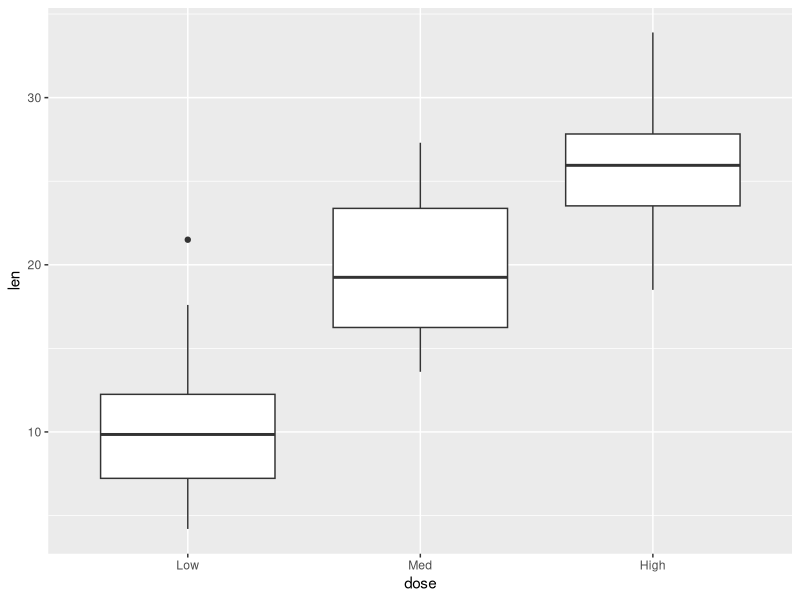
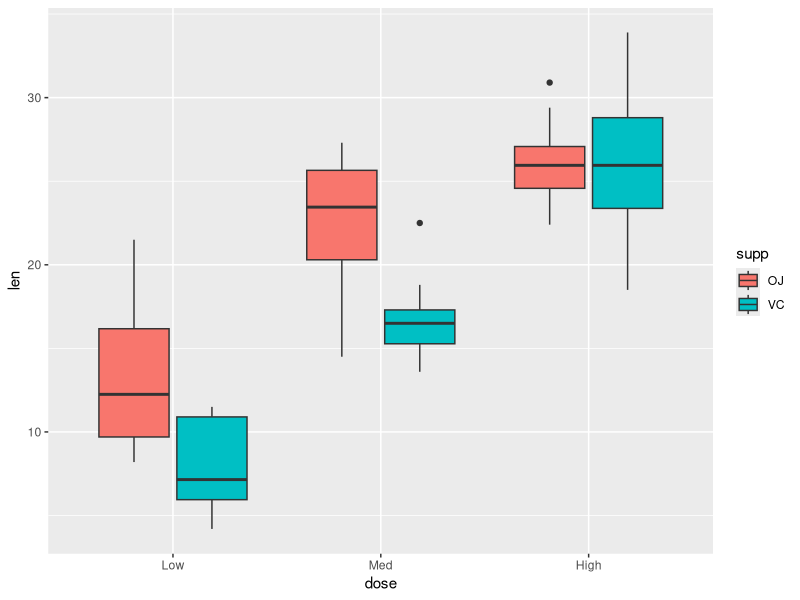
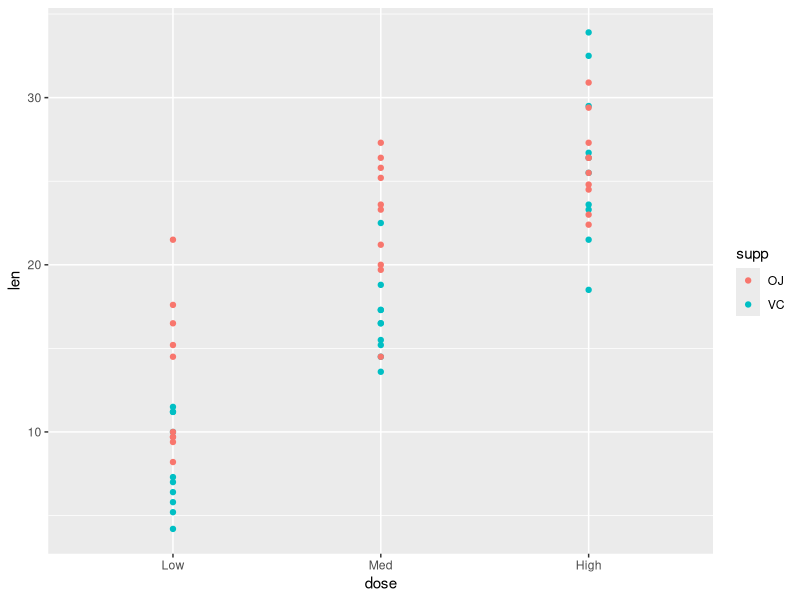
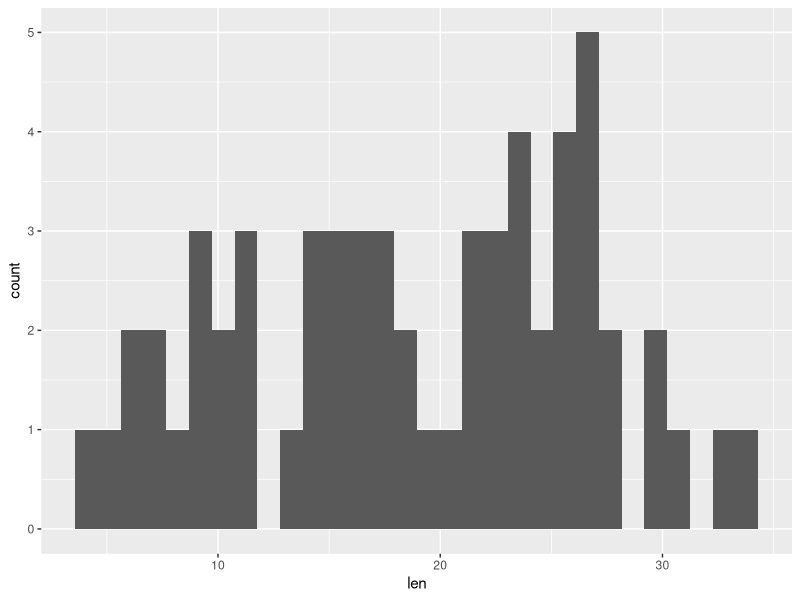
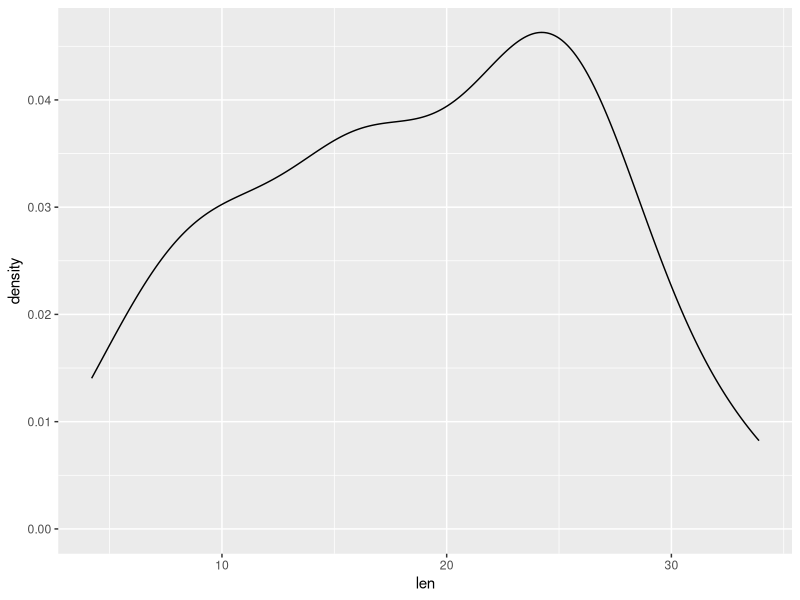
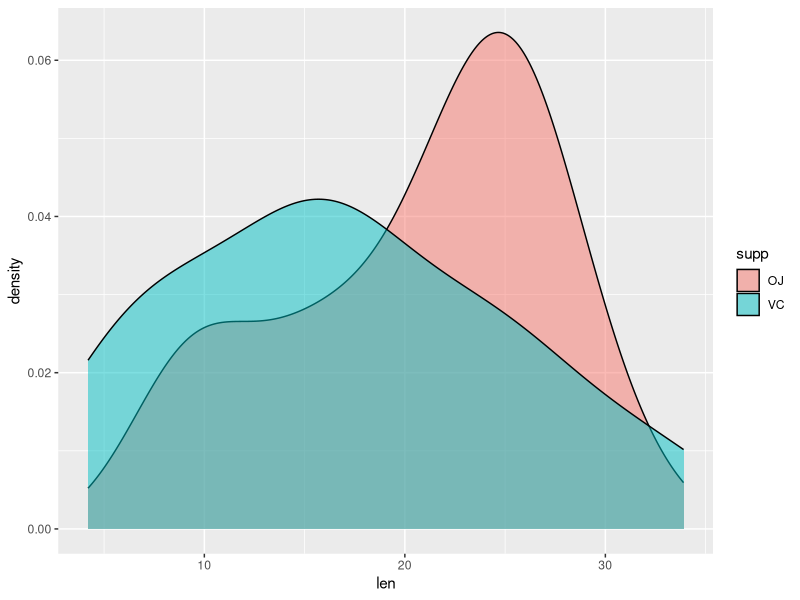
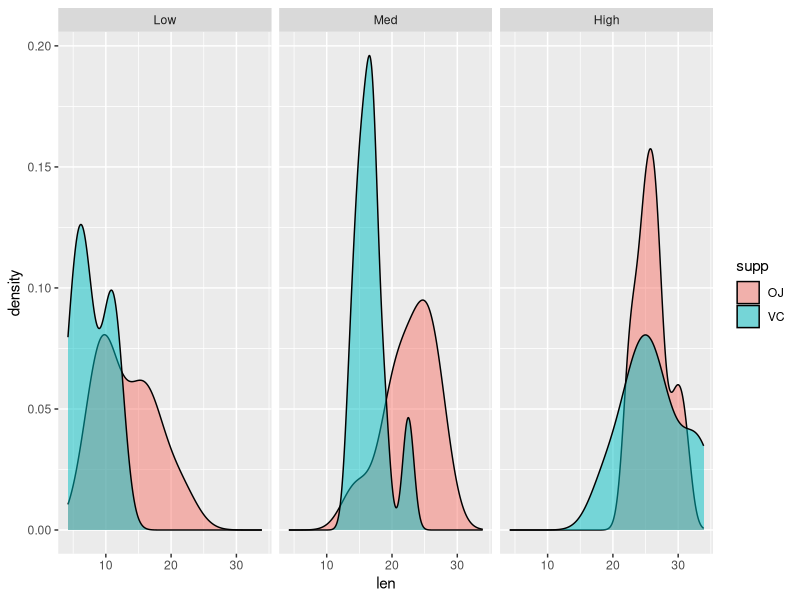
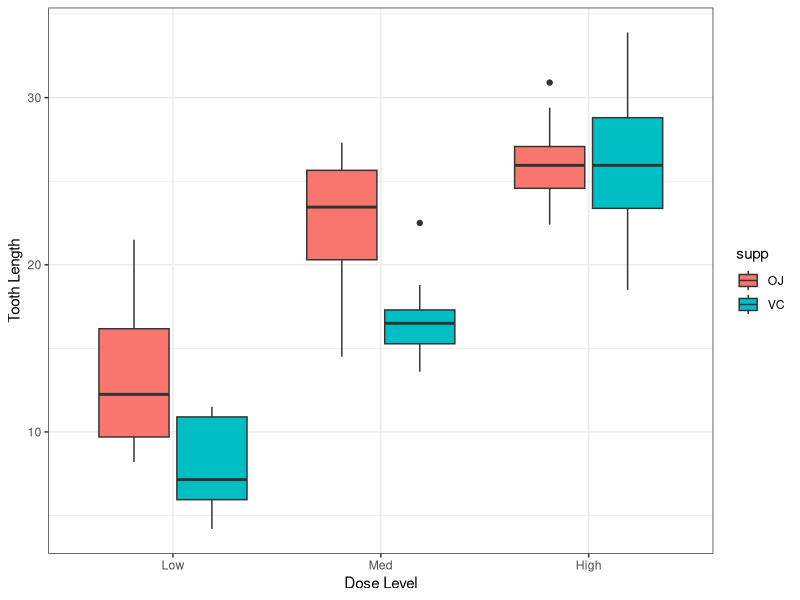

These figures' R source, in order:
## ---- chunk 1
toothData <- read.csv("data/toothData.csv", stringsAsFactors=FALSE)
toothData$supp <- as.factor(toothData$supp)
toothData$dose <- factor(toothData$dose, levels=c("Low", "Med", "High"))
## ---- chunk 2
head(toothData)
## ---- chunk 3
summary(toothData)
## ---- chunk 4
nrow(toothData)
## ---- chunk 5
library("ggplot2")
## ---- chunk 6
ggplot(toothData, aes(x = dose, y = len)) +
  geom_boxplot()
## ---- chunk 7
ggplot(toothData, aes(x = dose, y = len, fill = supp)) +
  geom_boxplot()
## ---- chunk 8
ggplot(toothData, aes(x = dose, y = len, colour = supp)) +
  geom_point()
## ---- chunk 9
ggplot(toothData, aes(x = len)) +
  geom_histogram()
## ---- chunk 10
ggplot(toothData, aes(x = len)) +
  geom_density()
## ---- chunk 11
ggplot(toothData, aes(x = len, fill = supp)) +
  geom_density(alpha = 0.5)
## ---- chunk 12
ggplot(toothData, aes(x = len, fill = supp)) +
  geom_density(alpha = 0.5) +
  facet_wrap(~dose)
## ---- chunk 13
ggplot(toothData, aes(x = dose, y = len, fill = supp)) +
  geom_boxplot() +
  labs(x = "Dose Level", y = "Tooth Length") +
  theme_bw()
